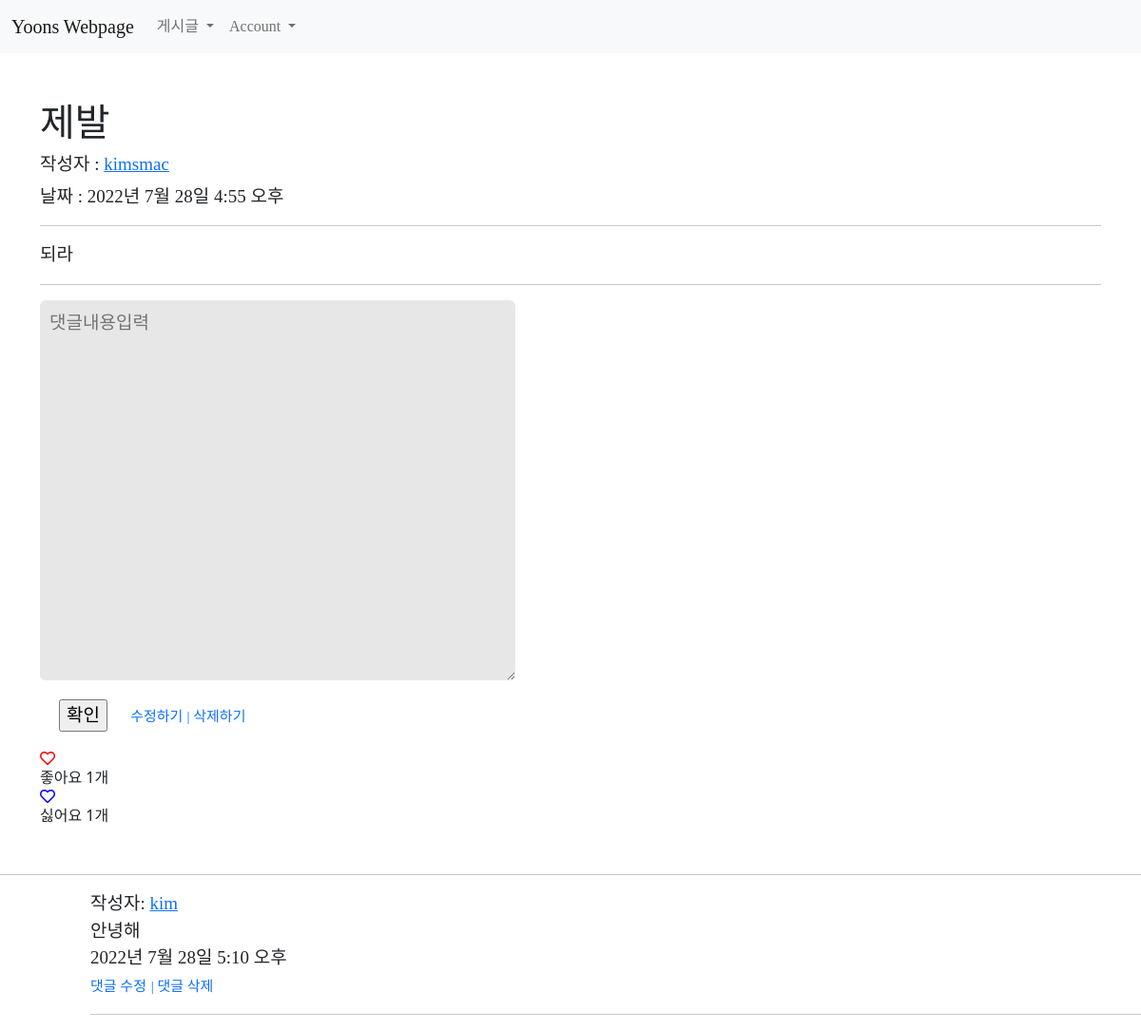
/18, run on the app's committed database.
### main/models.py (models this page shows, shortened)
class Post(models.Model):
    id = models.AutoField(primary_key=True)
    title = models.CharField(max_length=200)
    writer = models.ForeignKey(User, on_delete=models.CASCADE)
    pub_date = models.DateTimeField()
    body = models.TextField()
    image = models.ImageField(upload_to = "post/", blank=True, null=True)
    like_user_set = models.ManyToManyField(User, blank=True, related_name='likes_user_set',through='Like')
    dislike_user_set = models.ManyToManyField(User, blank=True, related_name='dislikes_user_set',through='Dislike')
    @property
    def like_count(self):
        return self.like_user_set.count()
    @property
    def dislike_count(self):
        return self.dislike_user_set.count()

class Comment(models.Model):
    content = models.TextField()
    created_at = models.DateTimeField(auto_now_add=True)
    updated_at = models.DateTimeField(auto_now=True)
    post = models.ForeignKey(Post,on_delete=models.CASCADE,related_name='comments')
    writer = models.ForeignKey(User, on_delete=models.CASCADE,null=True)

### main/views.py (the view)
# urls.py: path('<int:id>', detail, name="detail"),
def detail(request, id):
    post = get_object_or_404(Post, pk = id)
    all_comments = post.comments.all().order_by('-created_at')
    return render(request, 'main/detail.html', {'post':post, 'comments':all_comments})

### main/templates/main/detail.html (shortened to what this page needs)
{% extends 'base.html' %}
{% load static %}
{% block content %}
<h1 style="font-family: scd3;">{{post.title}}</h1>
{% if post.writer %}
    {% if 'user' in post.writer.username %}
        <h3 style="font-family: scd2; font-size: 19px;">작성자 : <a href="{% url 'users:mypage' post.writer.id %}">{{ post.writer.last_name }}{{ post.writer.first_name }}</a></h3>
    {% else %}
        <h3 style="font-family: scd2; font-size: 19px;">작성자 : <a href="{% url 'users:mypage' post.writer.id %}">{{ post.writer }}</a></h3>
    {% endif %}
{% else %}
<h3 style="font-family: scd2; font-size: 19px;">작성자 : 알 수 없음</h3>
{% endif %}
<p style="font-family: scd2; font-size: 19px;">날짜 : {{post.pub_date}}</p>
<hr>
<p style="font-family: 'scd2'; font-size: 19px;">{{post.body}}</p><hr>
<div>
    <form action="{%url 'main:create_comment' post.id%}" method="POST">
        <textarea name="content" style="font-family: 'scd3'; font-size: 19px;" placeholder="댓글내용입력"></textarea>
        <input type="submit" style="font-family: 'scd2'; font-size: 19px; margin: 20px;"  value="확인">
        <a href="{% url 'main:edit' post.id %}" style="font-family: 'scd3'; font-size: 15px; text-decoration: none;" >수정하기</a>
        <a href="{% url 'main:delete' post.id %}" style="font-family: 'scd3'; font-size: 15px;text-decoration: none;">| 삭제하기</a>
    <span href="#" class="like" name ="{{post.id}}" value="Like">
        {% if user in post.like_user_set.all %}
            <div class="alt-service-icon">
                <i class="fas fa-heart" id ="like-icon" style="color:red;"></i>
            </div>
        {% else %}
                <div class="alt-service-icon">
                    <i class="far fa-heart" id ="like-icon" style="color:red;"></i>
            </div>
        {% endif %}
            <span id="count-{{ post.id }}" class="alt-services-title font-alt">
                좋아요
            {% if post.like_count == 0 %}
                0개
            {% else %}
                {{ post.like_count }}개
            {% endif %}
            </span>
    </span>
    <span href="#" class="dislike" name ="{{post.id}}" value="Dislike">
        {% if user in post.dislike_user_set.all %}
            <div class="alt-service-icon">
                <i class="fas fa-heart" id ="dislike-icon" style="color:blue;"></i>
            </div>
        {% else %}
                <div class="alt-service-icon">
                <i class="far fa-heart" id ="dislike-icon" style="color:blue;"></i>
            </div>
        {% endif %}
            <span id="count_dislike-{{ post.id }}" class="alt-services-title font-alt">
                싫어요
            {% if post.dislike_count == 0 %}
                0개
            {% else %}
                {{ post.dislike_count }}개
            {% endif %}
            </span>
    </span>
</div>
</div><hr>
<div>
    {% for comment in comments %}
    <div style="font-family: 'scd2'; font-size: 19px; margin-left: 95px;">
        {% if 'user' in comment.writer.username %}
            작성자 : <a href="{% url 'users:mypage' comment.writer.id %}">{{comment.writer.last_name}}{{comment.writer.first_name}}</a>
            {% else %}
            작성자: <a href="{% url 'users:mypage' comment.writer.id %}">{{comment.writer}}</a>
            {% endif %}     <br>   {{comment.content}}
            <br> {{comment.created_at}}
            <a href="{% url 'main:edit_comment' comment.id %}" style="font-family: 'scd3'; font-size: 15px;text-decoration: none;"><br>댓글 수정</a>
            <a href="{% url 'main:delete_comment' comment.id %}" style="font-family: 'scd3'; font-size: 15px;text-decoration: none;">| 댓글 삭제</a>
        <br><hr>
    </div>
    {% endfor %}
</div>
{% endblock %}

### sns_project/static/css/show.css (style rules this page uses)
textarea { display: flex; overflow: hidden; width: 500px; height: 400px; font-size: 18px; border: 0; border-radius: 6px; outline: none; margin: 30px auto; padding-left: 10px; padding-top: 10px; background-color: rgb(232, 231, 231); align-items: center; }

### data on the page
Post: title "제발", writer "kimsmac", pub_date "2022년 7월 28일 4:55 오후", body "되라", like_count "1", dislike_count "1"
Comment: writer "kim", content "안녕해", created_at "2022년 7월 28일 5:10 오후"
